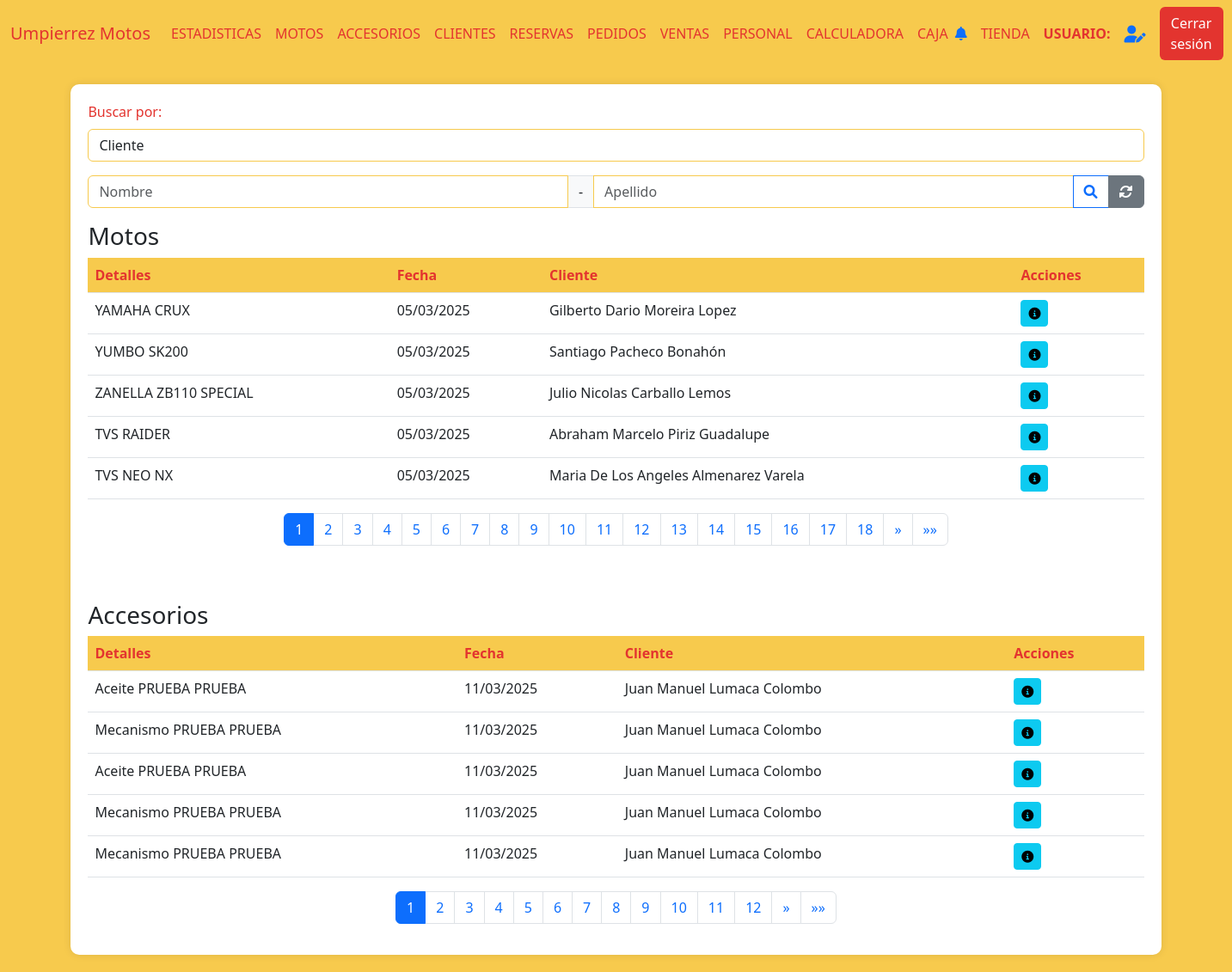
Page /ventas (signed in) on the earlier database version.
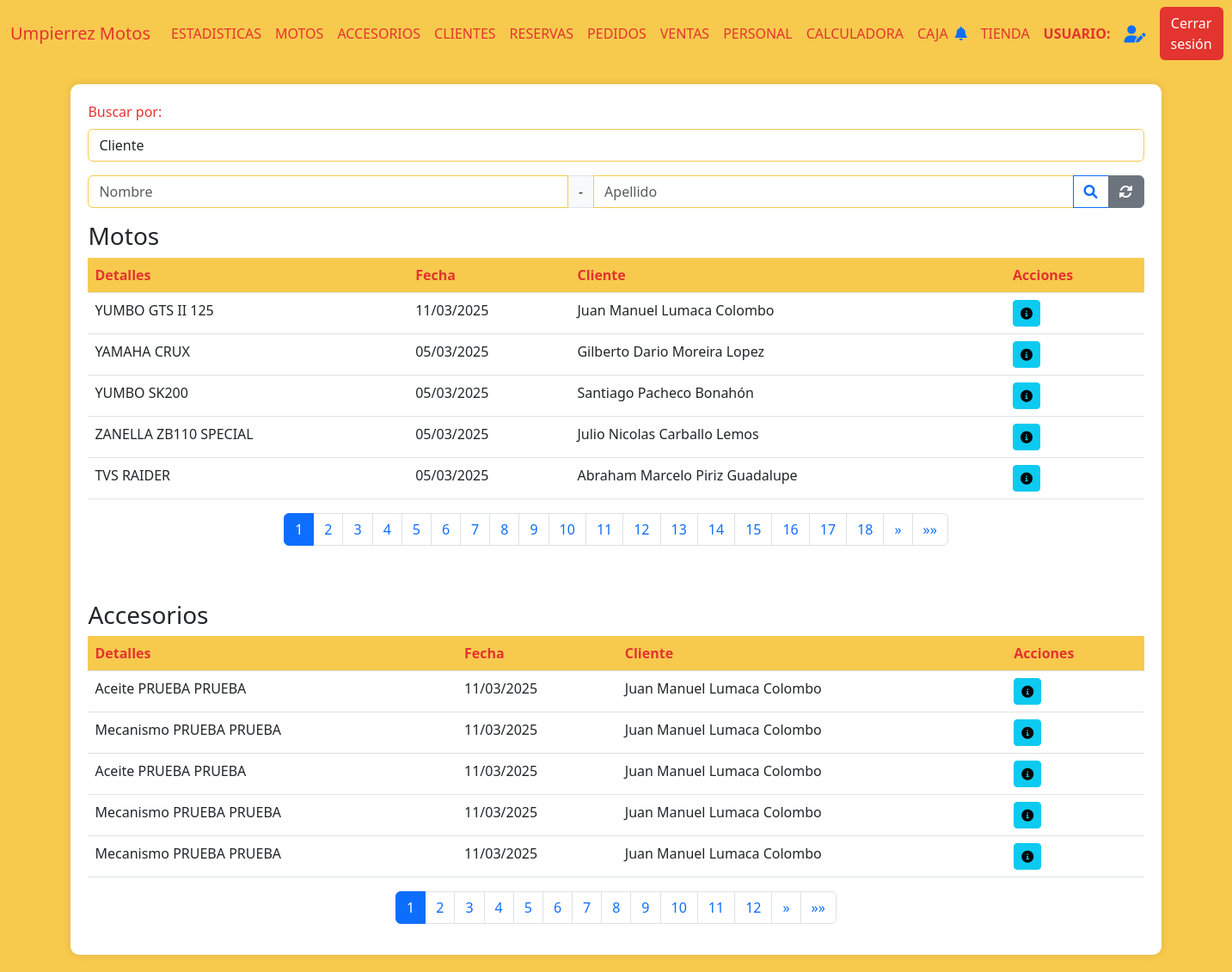
Same page on the later database version.
### AppUM/models.py (models this page shows)
class ComprasVentas(models.Model):
    moto = models.ForeignKey(Moto, related_name='moto_cliente', on_delete=models.CASCADE)
    cliente = models.ForeignKey(Cliente, related_name='cliente_moto', on_delete=models.CASCADE)
    fecha_compra = models.DateField()
    fotocopia_libreta = models.ImageField(null=True, blank=True, upload_to="documentacion/libretas/")
    compra_venta = models.FileField(null=True, blank=True, upload_to="documentacion/compra_venta/")
    certificado_venta = models.FileField(null=True, blank=True, upload_to="documentacion/certificado_venta/")
    tipo = models.CharField(max_length=20)
    forma_de_pago = models.TextField(null=True, blank=True)
    facturas = models.FileField(null=True, blank=True, upload_to="documentacion/facturas_motos/")
    class Meta:
        pass

class ClienteAccesorio(models.Model):
    accesorio = models.ForeignKey(Accesorio, related_name='accesorio_cliente', on_delete=models.CASCADE)
    cliente = models.ForeignKey(Cliente, related_name='cliente_cliente', on_delete=models.CASCADE)
    fecha_compra = models.DateField()
    factura = models.IntegerField(null=True)
    factura_rut = models.IntegerField(null=True)
    factura_documento = models.FileField(null=True, blank=True, upload_to="documentacion/facturas_accesorios/")
    codigo_compra = models.IntegerField(null=True,default=0)
    forma_de_pago = models.TextField(null=True, blank=True)

### AppUM/decorators.py (the view)
    def _wrapped_view(request, *args, **kwargs):
        user = request.user
        if user.is_authenticated:
            usuario_consulta = Personal.objects.filter(usuario=user.username).first()
            if usuario_consulta:
                if Administrativo.objects.filter(personal_ptr_id=usuario_consulta.id,activo=1).exists():
                    return view_func(request, *args, **kwargs)
                else:
                    raise PermissionDenied
            else:
                return view_func(request, *args, **kwargs)
        else:
            return redirect('Login')  # Redirigir al login si no está autenticado

### AppUM/context_processors.py (called while the page is built)
def cantidad_solicitudes_no_leidas(req):
    if req.user.is_authenticated:
        usuario = req.user
        usuario_actual = Personal.objects.filter(usuario=usuario.username).first()
        notificaciones = NotificacionPersonal.objects.filter(personal=usuario_actual,leido=0).count()
    else:
        notificaciones = 0
    return {'notificaciones': notificaciones}

### AppUM/functions.py (called while the page is built)
def funcion_paginas_varias(req,instancia_model):
    paginator = Paginator(instancia_model, 5)  # 5 motos por página
    page_number = req.GET.get('page')  # Obtiene el número de página desde la URL
    page_obj = paginator.get_page(page_number)
    return page_obj

### AppUM/templates/perfil_administrativo/ventas/ventas.html (shortened to what the changed rows need)
{% extends "perfil_administrativo/padre_perfil_administrativo.html" %}
{% load static %}
{% block contenidoQueCambia %}
<div class="table-container" id="inventarios">
    <table class="table">
        <thead>
            <tr>
                <th>Detalles</th>
                <th>Fecha</th>
                <th>Cliente</th>
                <th>Acciones</th>
            </tr>
        </thead>
        <tbody>
            {% if page_obj %}
                {% for moto in page_obj %}
            <tr>
                <td>{{ moto.moto.moto__marca }} {{ moto.moto.moto__modelo }}</td>
                <td>{{ moto.moto.fecha_compra|date:"d/m/Y"}}</td>
                <td>{{ moto.moto.cliente__nombre }} {{ moto.moto.cliente__apellido }}</td>
                <td>
                    <a href="{% url 'ClienteFicha' moto.moto.cliente__id %}"><button class="btn btn-sm btn-info"><i class="fas fa-info-circle"></i></button></a>
                </td>
            </tr>
            {% endfor %}
            {% else %}
                <tr>
                    <td colspan="9" class="text-center text-muted">
                        No hay registros de accesorios disponibles.
                    </td>
                </tr>
            {% endif %}
        </tbody>
    </table>
    <nav aria-label="Page navigation">
        <ul class="pagination justify-content-center">
            {% for num in page_obj.paginator.page_range %}
            <li class="page-item {% if page_obj.number == num %}active{% endif %}">
                <a class="page-link" href="?page={{ num }}">{{ num }}</a>
            </li>
            {% endfor %}
        </ul>
    </nav>
<br>
<br>
    <table class="table">
        <thead>
            <tr>
                <th>Detalles</th>
                <th>Fecha</th>
                <th>Cliente</th>
                <th>Acciones</th>
            </tr>
        </thead>
        <tbody>
            {% if page_objAccs %}
                {% for accesorio in page_objAccs %}
            <tr>
                <td>{{ accesorio.accesorio.accesorio__tipo }} {{ accesorio.accesorio.accesorio__marca }} {{ accesorio.accesorio.accesorio__modelo }}</td>
                <td>{{ accesorio.accesorio.fecha_compra|date:"d/m/Y"}}</td>
                <td>{{ accesorio.accesorio.cliente__nombre }} {{ accesorio.accesorio.cliente__apellido }}</td>
                <td>
                    <a href="{% url 'ClienteFicha' accesorio.accesorio.cliente__id %}"><button class="btn btn-sm btn-info"><i class="fas fa-info-circle"></i></button></a>
                </td>
            </tr>
            {% endfor %}
            {% else %}
                <tr>
                    <td colspan="9" class="text-center text-muted">
                        No hay registros de accesorios disponibles.
                    </td>
                </tr>
            {% endif %}
        </tbody>
    </table>
    <nav aria-label="Page navigation">
        <ul class="pagination justify-content-center">
            {% for num in page_objAccs.paginator.page_range %}
            <li class="page-item {% if page_objAccs.number == num %}active{% endif %}">
                <a class="page-link" href="?page={{ num }}">{{ num }}</a>
            </li>
            {% endfor %}
        </ul>
    </nav>
</div>
{% endblock %}

Differences in the rows shown:
no longer on this page (row unchanged): ComprasVentas: moto.moto__marca "TVS", moto.moto__modelo "NEO NX", moto.fecha_compra "05/03/2025", moto.cliente__nombre "Maria De Los Angeles", moto.cliente__apellido "Almenarez Varela"
added ComprasVentas: moto.moto__marca "YUMBO", moto.moto__modelo "GTS II 125", moto.fecha_compra "11/03/2025", moto.cliente__nombre "Juan Manuel", moto.cliente__apellido "Lumaca Colombo"
